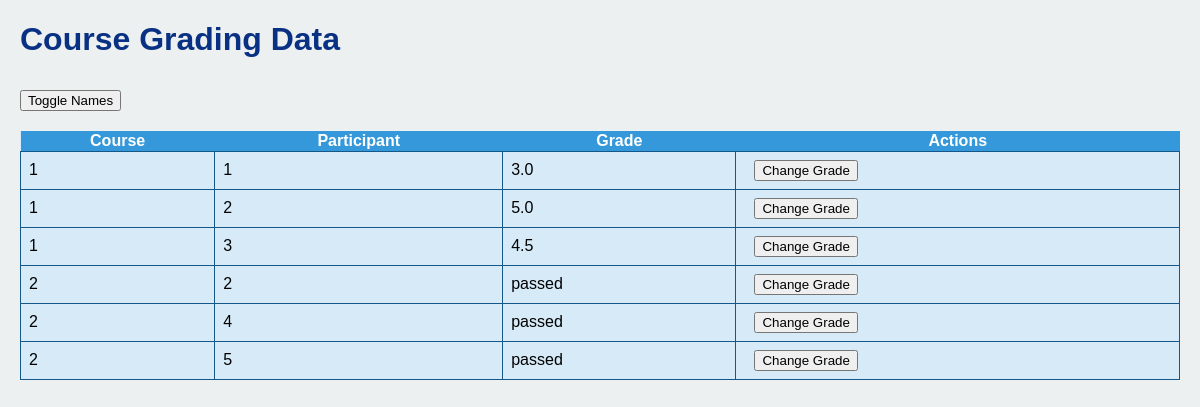
/PHP/coursegrading.php, run on the app's committed database.
### tables this page shows
CREATE TABLE IF NOT EXISTS `course_grading` (
  `ID_Courses` INT NOT NULL,
  `ID_Participants` INT NOT NULL,
  `Grade` VARCHAR(10) NULL DEFAULT NULL,
  PRIMARY KEY (`ID_Courses`, `ID_Participants`),
  INDEX `course_grading_ibfk_2` (`ID_Participants` ASC) VISIBLE,
  CONSTRAINT `course_grading_ibfk_1`
    FOREIGN KEY (`ID_Courses`)
    REFERENCES `courses` (`ID_Courses`),
  CONSTRAINT `course_grading_ibfk_2`
    FOREIGN KEY (`ID_Participants`)
    REFERENCES `participants` (`ID_Participants`));

### PHP/coursegrading.php (the view, shortened to what this page needs)
<?php
include('db_connection.php');
$sql = "SELECT CG.ID_Courses, CG.ID_Participants, CG.Grade,
               C.Course_Name, CONCAT(P.First_Name, ' ', P.Last_Name) AS Participant_Name
        FROM Course_Grading CG
        INNER JOIN Courses C ON CG.ID_Courses = C.ID_Courses
        INNER JOIN Participants P ON CG.ID_Participants = P.ID_Participants";
$result = $conn->query($sql);
if ($result->num_rows > 0) {
    $courseGradingData = array();
    while ($row = $result->fetch_assoc()) {
        $courseGradingData[] = $row;
    }
} else {
    $courseGradingData = array();
}
?>
<!DOCTYPE html>
<html lang="en">
<head>
<link rel="stylesheet" href="styles.css">
</head>
<body>
    <h1>Course Grading Data</h1>
    <button class="toggle-button" onclick="toggleNames()">Toggle Names</button>
    <?php if (!empty($courseGradingData)) : ?>
        <table id="gradingTable">
            <tr>
                <th>Course</th>
                <th>Participant</th>
                <th>Grade</th>
                <th>Actions</th>
            </tr>
            <?php foreach ($courseGradingData as $grading) : ?>
                <tr>
                    <td class="course-id"><?= $grading['ID_Courses']; ?></td>
                    <td class="participant-id"><?= $grading['ID_Participants']; ?></td>
                    <td><?= $grading['Grade']; ?></td>
                    <td>
                        <a href="change_grade.php?course_id=<?= $grading['ID_Courses']; ?>&participant_id=<?= $grading['ID_Participants']; ?>" class="change-grade-button">
                            <button>Change Grade</button>
                        </a>
                    </td>
                </tr>
            <?php endforeach; ?>
        </table>
    <?php else : ?>
        <p>No data available in Course Grading table.</p>
    <?php endif; ?>
</body>
</html>

### PHP/styles.css (style rules this page uses)
body { font-family: Arial, sans-serif; margin: 20px; background-color: #ecf0f1; color: #000000; }
h1 { color: #093183; }
table { border-collapse: collapse; width: 100%; margin-top: 20px; background-color: #D6EAF8; }
td { border: 1px solid #145789; padding: 8px; text-align: left; }
th { background-color: #3498DB; color: white; }
.change-grade-button { display: inline-block; margin-left: 10px; }

### PHP/coursegrading.php (style rules this page uses)
.toggle-button { margin-top: 10px; }

### data on the page
course_grading: ID_Courses "1", ID_Participants "1", Grade "3.0"
course_grading: ID_Courses "1", ID_Participants "2", Grade "5.0"
course_grading: ID_Courses "1", ID_Participants "3", Grade "4.5"
course_grading: ID_Courses "2", ID_Participants "2", Grade "passed"
course_grading: ID_Courses "2", ID_Participants "4", Grade "passed"
course_grading: ID_Courses "2", ID_Participants "5", Grade "passed"
